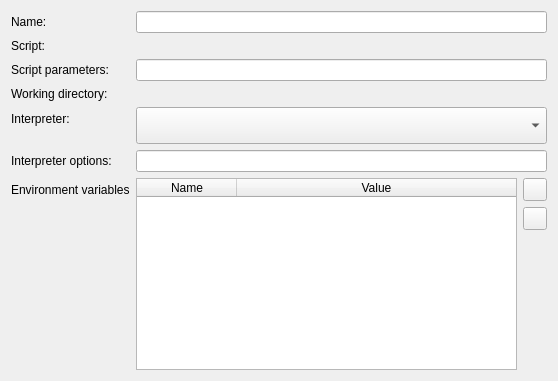
<?xml version="1.0" encoding="UTF-8"?>
<ui version="4.0">
 <class>Form</class>
 <widget class="QWidget" name="Form">
  <property name="geometry">
   <rect>
    <x>0</x>
    <y>0</y>
    <width>558</width>
    <height>381</height>
   </rect>
  </property>
  <property name="windowTitle">
   <string>Form</string>
  </property>
  <layout class="QFormLayout" name="formLayout">
   <property name="fieldGrowthPolicy">
    <enum>QFormLayout::AllNonFixedFieldsGrow</enum>
   </property>
   <item row="1" column="0">
    <widget class="QLabel" name="label">
     <property name="text">
      <string>Script:</string>
     </property>
    </widget>
   </item>
   <item row="1" column="1">
    <widget class="FilePicker" name="pickerScript" native="true"/>
   </item>
   <item row="3" column="0">
    <widget class="QLabel" name="label_2">
     <property name="text">
      <string>Script parameters:</string>
     </property>
    </widget>
   </item>
   <item row="3" column="1">
    <widget class="QLineEdit" name="lineEditScriptParams"/>
   </item>
   <item row="5" column="0">
    <widget class="QLabel" name="lblInterpreter">
     <property name="text">
      <string>Interpreter:</string>
     </property>
    </widget>
   </item>
   <item row="5" column="1">
    <widget class="QComboBox" name="comboBoxInterpreter">
     <property name="sizePolicy">
      <sizepolicy hsizetype="Preferred" vsizetype="Expanding">
       <horstretch>0</horstretch>
       <verstretch>0</verstretch>
      </sizepolicy>
     </property>
    </widget>
   </item>
   <item row="6" column="0">
    <widget class="QLabel" name="label_4">
     <property name="text">
      <string>Interpreter options:</string>
     </property>
    </widget>
   </item>
   <item row="6" column="1">
    <widget class="QLineEdit" name="lineEdidInterpreterOpts"/>
   </item>
   <item row="7" column="0">
    <widget class="QLabel" name="label_6">
     <property name="text">
      <string>Environment variables</string>
     </property>
    </widget>
   </item>
   <item row="7" column="1">
    <layout class="QHBoxLayout" name="horizontalLayout">
     <item>
      <widget class="QTableWidget" name="tableWidgetEnvVars">
       <property name="sizePolicy">
        <sizepolicy hsizetype="Expanding" vsizetype="Expanding">
         <horstretch>0</horstretch>
         <verstretch>1</verstretch>
        </sizepolicy>
       </property>
       <property name="alternatingRowColors">
        <bool>false</bool>
       </property>
       <property name="selectionMode">
        <enum>QAbstractItemView::SingleSelection</enum>
       </property>
       <property name="selectionBehavior">
        <enum>QAbstractItemView::SelectRows</enum>
       </property>
       <property name="gridStyle">
        <enum>Qt::SolidLine</enum>
       </property>
       <property name="sortingEnabled">
        <bool>true</bool>
       </property>
       <property name="rowCount">
        <number>0</number>
       </property>
       <attribute name="horizontalHeaderCascadingSectionResizes">
        <bool>false</bool>
       </attribute>
       <attribute name="horizontalHeaderStretchLastSection">
        <bool>true</bool>
       </attribute>
       <attribute name="verticalHeaderVisible">
        <bool>false</bool>
       </attribute>
       <column>
        <property name="text">
         <string>Name</string>
        </property>
       </column>
       <column>
        <property name="text">
         <string>Value</string>
        </property>
       </column>
      </widget>
     </item>
     <item>
      <layout class="QVBoxLayout" name="verticalLayout">
       <property name="leftMargin">
        <number>0</number>
       </property>
       <item>
        <widget class="QToolButton" name="toolButtonAdd">
         <property name="text">
          <string/>
         </property>
         <property name="icon">
          <iconset theme="list-add">
           <normaloff/>
          </iconset>
         </property>
        </widget>
       </item>
       <item>
        <widget class="QToolButton" name="toolButtonRemove">
         <property name="text">
          <string/>
         </property>
         <property name="icon">
          <iconset theme="list-remove">
           <normaloff/>
          </iconset>
         </property>
        </widget>
       </item>
       <item>
        <spacer name="verticalSpacer">
         <property name="orientation">
          <enum>Qt::Vertical</enum>
         </property>
         <property name="sizeHint" stdset="0">
          <size>
           <width>20</width>
           <height>40</height>
          </size>
         </property>
        </spacer>
       </item>
      </layout>
     </item>
    </layout>
   </item>
   <item row="4" column="0">
    <widget class="QLabel" name="label_5">
     <property name="text">
      <string>Working directory:</string>
     </property>
    </widget>
   </item>
   <item row="4" column="1">
    <widget class="FilePicker" name="pickerWorkingDir" native="true"/>
   </item>
   <item row="0" column="0">
    <widget class="QLabel" name="lblName">
     <property name="text">
      <string>Name:</string>
     </property>
    </widget>
   </item>
   <item row="0" column="1">
    <widget class="QLineEdit" name="lineEditName"/>
   </item>
  </layout>
 </widget>
 <customwidgets>
  <customwidget>
   <class>FilePicker</class>
   <extends>QWidget</extends>
   <header>qidle.widgets.picker</header>
   <container>1</container>
  </customwidget>
 </customwidgets>
 <tabstops>
  <tabstop>lineEditName</tabstop>
  <tabstop>lineEditScriptParams</tabstop>
  <tabstop>comboBoxInterpreter</tabstop>
  <tabstop>lineEdidInterpreterOpts</tabstop>
  <tabstop>tableWidgetEnvVars</tabstop>
  <tabstop>toolButtonAdd</tabstop>
  <tabstop>toolButtonRemove</tabstop>
 </tabstops>
 <resources/>
 <connections/>
</ui>
